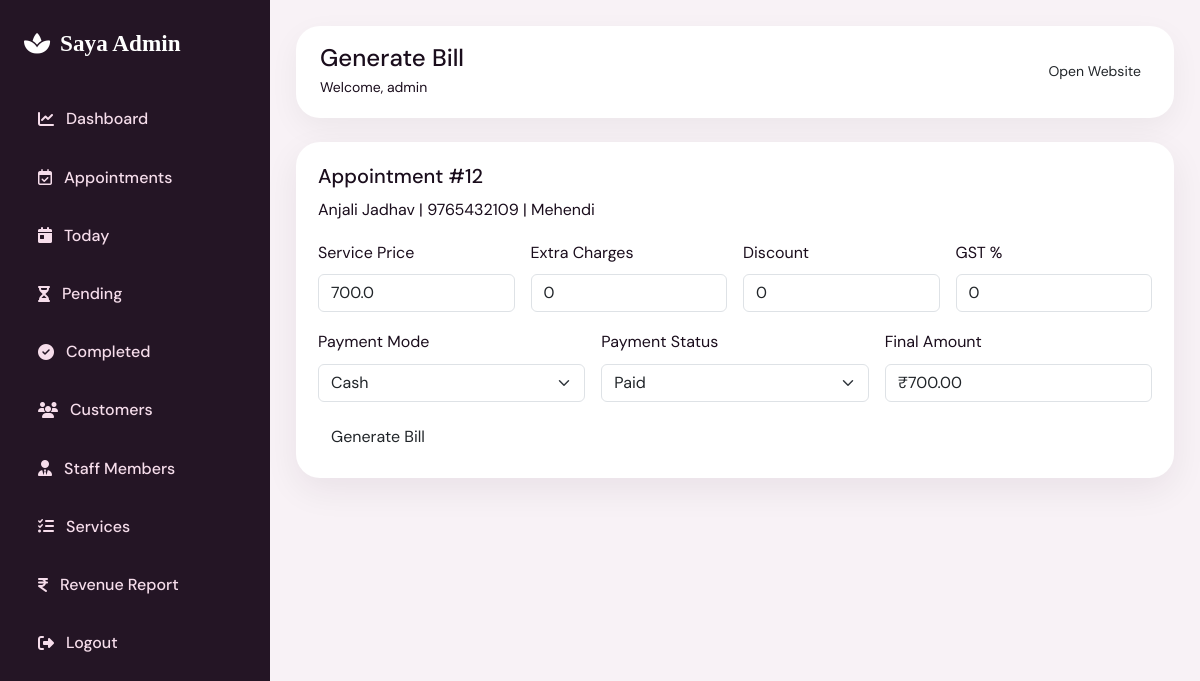
Page /bill/generate/12 (signed in) on the committed database.
### tables this page shows
CREATE TABLE appointments (
            id INTEGER PRIMARY KEY AUTOINCREMENT,
            customer_name TEXT NOT NULL,
            mobile TEXT NOT NULL,
            email TEXT,
            service_id INTEGER,
            staff_id INTEGER,
            appointment_date TEXT NOT NULL,
            appointment_time TEXT NOT NULL,
            message TEXT,
            status TEXT NOT NULL DEFAULT 'Pending',
            created_at TEXT NOT NULL,
            FOREIGN KEY(service_id) REFERENCES services(id),
            FOREIGN KEY(staff_id) REFERENCES staff(id)
        );

CREATE TABLE services (
            id INTEGER PRIMARY KEY AUTOINCREMENT,
            name TEXT NOT NULL,
            category TEXT NOT NULL,
            description TEXT,
            price REAL NOT NULL DEFAULT 0,
            duration TEXT,
            status TEXT NOT NULL DEFAULT 'Active',
            created_at TEXT NOT NULL
        );

### app.py (the view, shortened to what this page needs)
@app.route("/bill/generate/<int:appointment_id>", methods=["GET", "POST"])
@login_required
def generate_bill(appointment_id):
    appt = query_one("""
        SELECT a.*, s.name AS service_name, s.price AS service_price, s.id AS sid
        FROM appointments a LEFT JOIN services s ON a.service_id=s.id WHERE a.id=?
    """, (appointment_id,))
    if not appt:
        flash("Appointment not found.", "danger")
        return redirect(url_for("appointments"))
    existing_bill = query_one("SELECT id FROM bills WHERE appointment_id=?", (appointment_id,))
    if existing_bill:
        return redirect(url_for("view_bill", bill_id=existing_bill["id"]))
    return render_template("admin/generate_bill.html", appt=appt)

### app.py (called while the page is built)
def login_required(view_func):
    @wraps(view_func)
    def wrapper(*args, **kwargs):
        if "user_id" not in session:
            flash("Please login to access manager dashboard.", "warning")
            return redirect(url_for("login"))
        return view_func(*args, **kwargs)
    return wrapper

def query_one(sql, params=()):
    conn = get_db_connection()
    row = conn.execute(sql, params).fetchone()
    conn.close()
    return row

@app.context_processor
def inject_now():
    return {"today_date": date.today().isoformat(), "current_year": datetime.now().year}

### database.py (called while the page is built)
def get_db_connection():
    os.makedirs(DB_DIR, exist_ok=True)
    conn = sqlite3.connect(DB_PATH)
    conn.row_factory = sqlite3.Row
    return conn

### templates/admin/generate_bill.html
{% extends 'admin/admin_base.html' %}
{% block page_title %}Generate Bill{% endblock %}
{% block admin_content %}
<div class="panel"><h5>Appointment #{{ appt.id }}</h5><p>{{ appt.customer_name }} | {{ appt.mobile }} | {{ appt.service_name }}</p>
<form method="post" class="row g-3" id="billForm">
  <div class="col-md-3"><label class="form-label">Service Price</label><input class="form-control bill-field" type="number" step="0.01" name="service_price" value="{{ appt.service_price or 0 }}" required></div>
  <div class="col-md-3"><label class="form-label">Extra Charges</label><input class="form-control bill-field" type="number" step="0.01" name="extra_charges" value="0"></div>
  <div class="col-md-3"><label class="form-label">Discount</label><input class="form-control bill-field" type="number" step="0.01" name="discount" value="0"></div>
  <div class="col-md-3"><label class="form-label">GST %</label><input class="form-control bill-field" type="number" step="0.01" name="gst" value="0"></div>
  <div class="col-md-4"><label class="form-label">Payment Mode</label><select class="form-select" name="payment_mode"><option>Cash</option><option>UPI</option><option>Card</option><option>Online</option></select></div>
  <div class="col-md-4"><label class="form-label">Payment Status</label><select class="form-select" name="payment_status"><option>Paid</option><option>Unpaid</option></select></div>
  <div class="col-md-4"><label class="form-label">Final Amount</label><input class="form-control" id="finalAmount" readonly></div>
  <div class="col-12"><button class="btn btn-rose">Generate Bill</button></div>
</form></div>
{% endblock %}

### static/css/style.css (style rules this page uses)
:root { --plum: #2c0d2e; --plum-mid: #4a1550; --rose: #c8416b; --rose-lt: #e8758c; --gold: #c9983e; --gold-lt: #e8c97a; --cream: #fdf6ee; --petal: #fff0f5; --ink: #1a0d1c; --muted: #7e6b82; --white: #ffffff; --glass: rgba(255,255,255,0.72); --shadow-sm: 0 4px 20px rgba(44,13,46,.08); --shadow-md: 0 12px 40px rgba(44,13,46,.13); --shadow-lg: 0 30px 80px rgba(44,13,46,.18); --radius-sm: 14px; --radius-md: 24px; --radius-lg: 40px; --font-display: 'Cormorant Garamond', Georgia, serif; --font-script: 'Pinyon Script', cursive; --font-body: 'DM Sans', sans-serif; --transition: all 0.35s cubic-bezier(.4,0,.2,1); }
*, *::before, *::after { box-sizing: border-box; margin: 0; padding: 0; }
html { scroll-behavior: smooth; }
body { font-family: var(--font-body); color: var(--ink); background: var(--cream); overflow-x: hidden; font-size: 16px; line-height: 1.7; }

### static/css/dashboard.css (style rules this page uses)
body { background:#f8f2f6 }
.stat-card,.panel { background:#fff;border-radius:24px;padding:22px;box-shadow:0 12px 35px rgba(37,21,38,.07) }

### rows in the picture
appointments: id "12", customer_name "Anjali Jadhav", mobile "9765432109"
services: service_name "Mehendi", service_price "700.0"

### other values in the picture
{{ session.username }} "admin"
